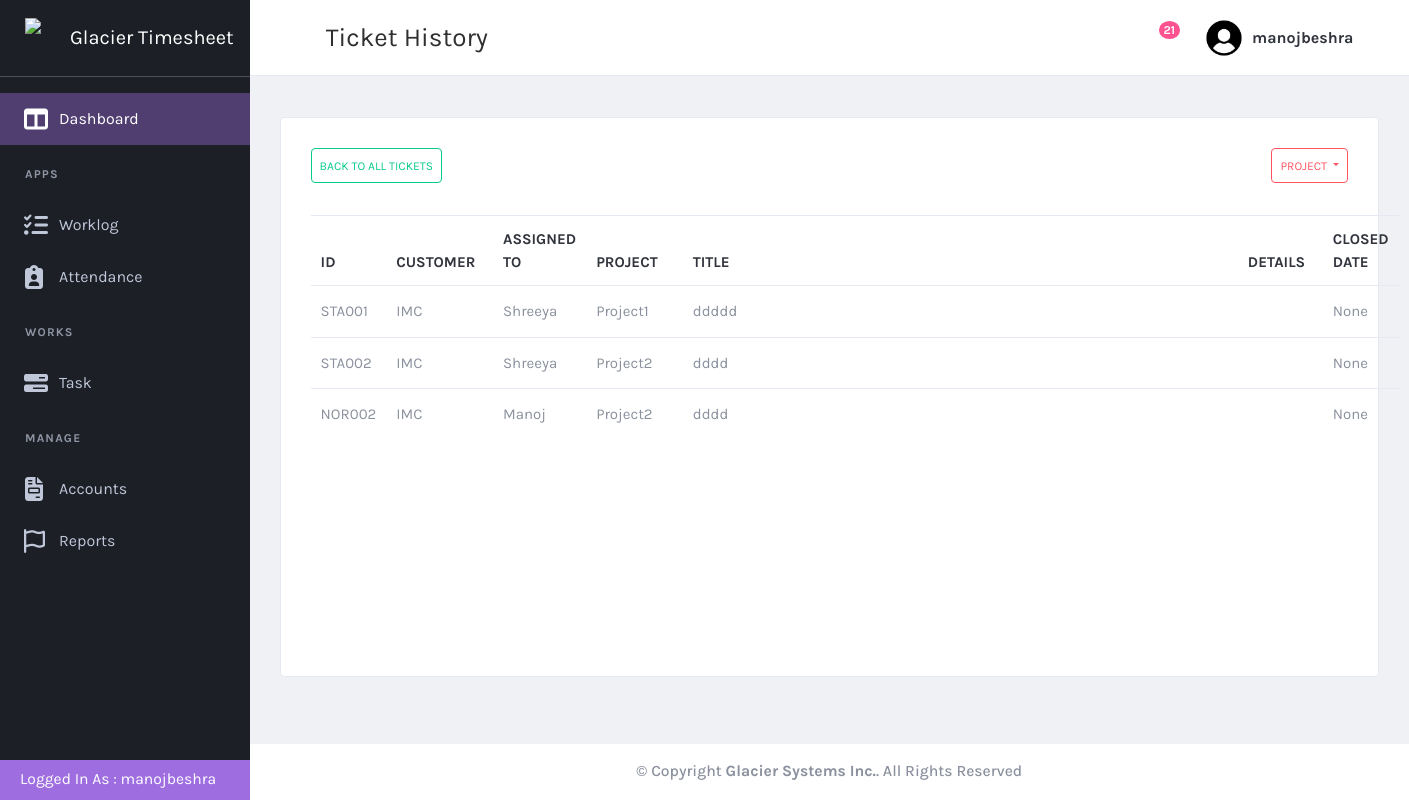
Page /task/taskhistory/ (signed in) on the committed database.
### task/models.py (models this page shows, shortened)
class ticket(models.Model):
    ticket_id = models.CharField(max_length = 200, null = False)
    ticket_title = models.CharField(max_length=200, null=False)
    customer = models.ForeignKey(customer, on_delete=models.CASCADE, null=True)
    ticket_type = models.ForeignKey(ticket_type, on_delete=models.CASCADE, null=True)
    date_opened = models.DateTimeField(null=True)
    priority = models.ForeignKey(priority_type, on_delete=models.CASCADE, null = True)
    assigned_to = models.ManyToManyField(User, related_name="assigned_tickets")  # Allow multiple users
    last_updated = models.DateTimeField(null=True)
    last_updated_by = models.ForeignKey(User, on_delete=models.CASCADE, null = True, related_name="last_updated_by")
    state = models.ForeignKey(state, on_delete=models.CASCADE, null=True)
    operational_notes = models.CharField(max_length=200, null=True)
    closed_date = models.DateTimeField(null=True)
    solution = models.TextField(max_length=500 )
    project = models.ForeignKey(project, on_delete=models.CASCADE, null=True)

class project(models.Model):
    project_id = models.CharField(max_length = 200, null = False)
    project_name = models.CharField(max_length = 200, null = False )
    date_opened = models.DateField(null=True)

### customer/models.py (models this page shows)
class customer(models.Model):
  name = models.CharField(max_length=100, null = True)
  city = models.CharField(max_length=100, null = True)
  state = models.CharField(max_length=100, null = True)
  zipcode = models.CharField(max_length=100, null = True)
  street1 = models.CharField(max_length=100, null = True)
  street2 = models.CharField(max_length=100, null = True)
  phone = models.CharField(max_length=100, null = True)
  contract_hr = models.IntegerField(null = True)
  create_date = models.DateField(null = True)
  status = models.ForeignKey(customer_status, on_delete= models.SET_NULL, null=True)
  def __str__(self):
    return self.name

### task/views.py (the view)
# urls.py: path("taskhistory/", views.filter_taskhistory, name="taskhistory"),  # Default taskhistory list
@login_required
def filter_taskhistory(request, user_id=None, project_id=None):
    users = User.objects.all()
    projects = project.objects.all()
    completed_states = state.objects.filter(state_name__in=["Completed", "Canceled"])
    tasks = ticket.objects.filter(state__in=completed_states)
    selected_user = None
    selected_project = None
    if user_id:
        selected_user = get_object_or_404(User, pk=user_id)
        tasks = tasks.filter(assigned_to=selected_user)
    if project_id:
        selected_project = get_object_or_404(project, pk=project_id)
        tasks = tasks.filter(project=selected_project)
    customers = customer.objects.all()
    tickettype = ticket_type.objects.all()
    priority = priority_type.objects.all()
    statelist = state.objects.all()
    return render(request, 'taskhistory.html', {
        'tasks': tasks,
        'users': users,
        'customers': customers,
        'tickettype': tickettype,
        'priority': priority,
        'state': statelist,
        'projects': projects,
        'selected_user': selected_user,
        'selected_project': selected_project,
    })

### task/templates/taskhistory.html (shortened to what this page needs)
{% extends "base.html" %}
{% load static %}
{% block page-title %}Ticket History{% endblock page-title %}
{% block content %}
    <div class="content-wrapper">
        <div class="content">
            <div class="card card-default">
                <div class="card-header">
                    <a href = "{% url 'task' %}" class="btn btn-outline-success small-btn d-flex justify-content-center align-items-center text-center" >
                        Back to All Tickets
                    </a>
                <div class="d-flex justify-content-end " style="gap: 10px;">
                    <div class="btn-group" role="group" aria-label="Basic example">
                        <button type="button" class="btn btn-outline-danger dropdown-toggle small-btn" id="projectfilter" data-toggle="dropdown" aria-haspopup="true" aria-expanded="false">
                            {% if selected_project %}
                                {{ selected_project.project_name }}
                            {% else %}
                                Project
                            {% endif %}
                        </button>
                    </div>
                </div>
            </div>
                <div class="card-body">
                    <table id="productsTable" class="table table-hover table-product" style="width:100%">
                        <thead>
                          <tr class="column">
                            <th style="width: 50px;">ID&nbsp&nbsp</th>
                            <th>Customer&nbsp&nbsp</th>
                            <th style="width: 130px; word-wrap: break-word;" >Assigned To&nbsp&nbsp&nbsp&nbsp</th>
                            <th>Project&nbsp&nbsp&nbsp&nbsp</th>
                            <th class = "title-column">Title&nbsp&nbsp&nbsp&nbsp&nbsp&nbsp&nbsp&nbsp</th>
                            <th>Details&nbsp&nbsp</th>
                            <th>Closed Date&nbsp&nbsp</th>
                          </tr>
                        </thead>
                        <tbody>
                            {% for i in tasks %}
                                <tr onclick="window.location='{% url 'taskdetails' i.id%}'">
                                    <td>{{i.ticket_id}}</td>
                                    <td>{{i.customer}}</td>
                                    <td>
                                        {% for user in i.assigned_to.all %}
                                            {{ user.first_name }}{% if not forloop.last %}, {% endif %}
                                        {% endfor %}
                                    </td>
                                    <td>{{i.project.project_name}}</td>
                                    <td>{{i.ticket_title}}</td>
                                    <td>{{i.short_description}}</td>
                                    <td>{{i.last_updated}}</td>
                                </tr>
                            {% endfor %}
                          </tbody>
                      </table>
                  </div>
            </div>
        </div>
    </div>
{% endblock  %}

### templates/base.html (shortened to what this page needs)
{% load static %}
<!DOCTYPE html>
<html lang="en" dir="ltr">
  <head>
    <link href="{% static 'plugins/material/css/materialdesignicons.min.css' %}" rel="stylesheet" />
    <link href="{% static 'plugins/simplebar/simplebar.css' %}" rel="stylesheet" />
    <link href="{% static 'plugins/nprogress/nprogress.css' %}" rel="stylesheet" />
    <link href="{% static 'plugins/DataTables/DataTables-1.10.18/css/jquery.dataTables.min.css' %}" rel="stylesheet" />
    <link href="{% static 'plugins/jvectormap/jquery-jvectormap-2.0.3.css' %}" rel="stylesheet" />
    <link href="{% static 'plugins/daterangepicker/daterangepicker.css' %}" rel="stylesheet" />
    <link href="https://cdn.quilljs.com/1.3.6/quill.snow.css" rel="stylesheet">
    <link href="{% static 'plugins/toaster/toastr.min.css' %}" rel="stylesheet" />
    <link href="{% static 'plugins/prism/prism.css' %}" rel="stylesheet" />
    <link href="{% static 'plugins/select2/css/select2.min.css' %}" rel="stylesheet" />
    <link id="main-css-href" rel="stylesheet" href="{% static 'css/style.css' %}" />
  </head>
  <body class="navbar-fixed sidebar-fixed" id="body">
    <div class="wrapper">
      <aside class="left-sidebar sidebar-dark" id="left-sidebar">
        <div id="sidebar" class="sidebar sidebar-with-footer">
          <div class="app-brand">
            <a href="{% url 'dashboard' %}">
              <img src="{% static 'images/glacierlogo.png' %}" alt="Mono" height = 40px width = 40px >
              <span class="brand-name">Glacier Timesheet</span>
            </a>
          </div>
          <div class="sidebar-left" data-simplebar style="height: 100%;">
            <ul class="nav sidebar-inner" id="sidebar-menu">
                <li
                  class="active"
                  >
                  <a class="sidenav-item-link" href="{% url 'dashboard' %}">
                    <i class="fa-solid fa-table-columns"></i>
                    <span class="nav-text">Dashboard</span>
                  </a>
                </li>
                <li class="section-title">
                  Apps
                </li>
                <li
                  >
                  <a class="sidenav-item-link" href="{% url 'worklog' %}">
                    <i class="fa-solid fa-list-check"></i>
                    <span class="nav-text">Worklog</span>
                  </a>
                </li>
                <li  class="has-sub" >
                  <a class="sidenav-item-link" href="javascript:void(0)" data-toggle="collapse" data-target="#attendance"
                    aria-expanded="false" aria-controls="email">
                    <i class="fa-solid fa-clipboard-user"></i>
                    <span class="nav-text">Attendance</span> <b class="caret"></b>
                  </a>
                </li>
                <li class="section-title">
                  Works
                </li>
                <li  class="has-sub" >
                  <a class="sidenav-item-link" href="javascript:void(0)" data-toggle="collapse" data-target="#task"
                    aria-expanded="false" aria-controls="email">
                    <i class="fa-solid fa-bars-progress"></i>
                    <span class="nav-text">Task</span> <b class="caret"></b>
                  </a>
                </li>
                <li class="section-title">
                  Manage
                </li>
                <li  class="has-sub" >
                  <a class="sidenav-item-link" href="javascript:void(0)" data-toggle="collapse" data-target="#accounts"
                    aria-expanded="false" aria-controls="email">
                    <i class="fa-solid fa-file-invoice"></i>
                    <span class="nav-text">Accounts</span> <b class="caret"></b>
                  </a>
                </li>
                <li  class="has-sub" >
                  <a class="sidenav-item-link" href="javascript:void(0)" data-toggle="collapse" data-target="#reports"
                    aria-expanded="false" aria-controls="email">
                    <i class="fa-regular fa-flag"></i>
                    <span class="nav-text">Reports</span> <b class="caret"></b>
                  </a>
                </li>
              </ul>
          </div>
            <div class="sidebar-footer  " >
              <div class="sidebar-footer-content d-flex align-items-center p-4" style="height: 40px; ">
                  <p style="color:white;">Logged In As : {{user.username}}</P>
              </div>
            </div>
        </div>
      </aside>
      <div class="page-wrapper">
        <header class="main-header" id="header">
          <nav class="navbar navbar-expand-lg navbar-light" id="navbar">
            <button id="sidebar-toggler" class="sidebar-toggle">
            </button>
            <span class="page-title">{% block page-title %}Dashboard{% endblock page-title %}</span>
            <div class="navbar-right ">
              <ul class="nav navbar-nav">
                <li class="custom-dropdown">
                  <button class="notify-toggler custom-dropdown-toggler">
                    <i class="mdi mdi-bell-outline icon"></i>
                    <span class="badge badge-xs rounded-circle">21</span>
                  </button>
                </li>
                <li class="dropdown user-menu">
                  <button class="dropdown-toggle nav-link" data-toggle="dropdown">
                    <img src="{% static 'images/usericon.png' %}" class="user-image rounded-circle" alt="User Image" />
                    <span class="d-none d-lg-inline-block">{{user.username}}</span>
                  </button>
                </li>
              </ul>
            </div>
          </nav>
        </header>
        {% block content %}
        {% endblock %}
        <footer class="footer mt-auto">
          <div class="copyright bg-white d-flex align-items-center justify-content-center">
            <p>
              &copy; Copyright <strong><span>Glacier Systems Inc.</span></strong>. All Rights Reserved
            </p>
          </div>
        </footer>
      </div>
    </div>
  </body>
</html>

### rows in the picture
ticket: ticket_id "STA001", customer "IMC", project.project_name "Project1", ticket_title "ddddd", last_updated "None"
ticket: ticket_id "STA002", customer "IMC", project.project_name "Project2", ticket_title "dddd", last_updated "None"
ticket: ticket_id "NOR002", customer "IMC", project.project_name "Project2", ticket_title "dddd", last_updated "None"

### other values in the picture
{{ user.username }} "manojbeshra"
{{ user.first_name }} "Shreeya"
{{ user.first_name }} "Manoj"
